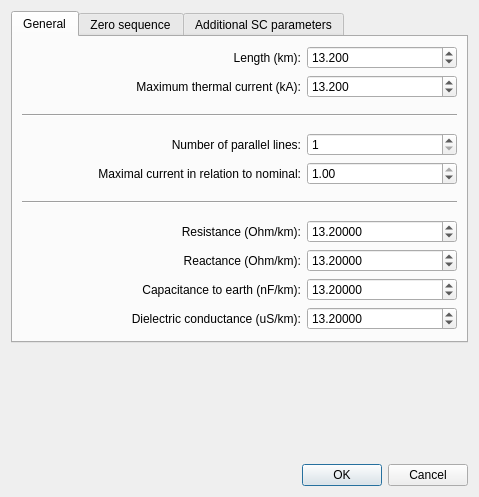
<?xml version="1.0" encoding="UTF-8"?>
<ui version="4.0">
 <class>Dialog</class>
 <widget class="QDialog" name="Dialog">
  <property name="geometry">
   <rect>
    <x>0</x>
    <y>0</y>
    <width>479</width>
    <height>497</height>
   </rect>
  </property>
  <property name="minimumSize">
   <size>
    <width>479</width>
    <height>497</height>
   </size>
  </property>
  <property name="maximumSize">
   <size>
    <width>479</width>
    <height>497</height>
   </size>
  </property>
  <property name="windowTitle">
   <string>Dialog</string>
  </property>
  <layout class="QVBoxLayout" name="verticalLayout">
   <item>
    <widget class="QTabWidget" name="tabWidget">
     <property name="currentIndex">
      <number>0</number>
     </property>
     <widget class="QWidget" name="tab">
      <attribute name="title">
       <string>General</string>
      </attribute>
      <layout class="QVBoxLayout" name="verticalLayout_3">
       <item>
        <layout class="QHBoxLayout" name="horizontalLayout">
         <item>
          <spacer name="horizontalSpacer">
           <property name="orientation">
            <enum>Qt::Horizontal</enum>
           </property>
           <property name="sizeHint" stdset="0">
            <size>
             <width>40</width>
             <height>20</height>
            </size>
           </property>
          </spacer>
         </item>
         <item>
          <widget class="QLabel" name="label">
           <property name="text">
            <string>Length (km):</string>
           </property>
           <property name="alignment">
            <set>Qt::AlignRight|Qt::AlignTrailing|Qt::AlignVCenter</set>
           </property>
          </widget>
         </item>
         <item>
          <widget class="QDoubleSpinBox" name="length_km">
           <property name="minimumSize">
            <size>
             <width>150</width>
             <height>0</height>
            </size>
           </property>
           <property name="decimals">
            <number>3</number>
           </property>
           <property name="minimum">
            <double>0.001000000000000</double>
           </property>
           <property name="maximum">
            <double>5000.000000000000000</double>
           </property>
           <property name="singleStep">
            <double>1.000000000000000</double>
           </property>
           <property name="value">
            <double>13.199999999999999</double>
           </property>
          </widget>
         </item>
        </layout>
       </item>
       <item>
        <layout class="QHBoxLayout" name="horizontalLayout_4">
         <item>
          <spacer name="horizontalSpacer_2">
           <property name="orientation">
            <enum>Qt::Horizontal</enum>
           </property>
           <property name="sizeHint" stdset="0">
            <size>
             <width>40</width>
             <height>20</height>
            </size>
           </property>
          </spacer>
         </item>
         <item>
          <widget class="QLabel" name="label_4">
           <property name="text">
            <string>Maximum thermal current (kA):</string>
           </property>
           <property name="alignment">
            <set>Qt::AlignRight|Qt::AlignTrailing|Qt::AlignVCenter</set>
           </property>
          </widget>
         </item>
         <item>
          <widget class="QDoubleSpinBox" name="max_i_ka">
           <property name="minimumSize">
            <size>
             <width>150</width>
             <height>0</height>
            </size>
           </property>
           <property name="decimals">
            <number>3</number>
           </property>
           <property name="minimum">
            <double>0.000000000000000</double>
           </property>
           <property name="maximum">
            <double>5000.000000000000000</double>
           </property>
           <property name="singleStep">
            <double>0.010000000000000</double>
           </property>
           <property name="value">
            <double>13.199999999999999</double>
           </property>
          </widget>
         </item>
        </layout>
       </item>
       <item>
        <spacer name="verticalSpacer_3">
         <property name="orientation">
          <enum>Qt::Vertical</enum>
         </property>
         <property name="sizeType">
          <enum>QSizePolicy::Fixed</enum>
         </property>
         <property name="sizeHint" stdset="0">
          <size>
           <width>20</width>
           <height>10</height>
          </size>
         </property>
        </spacer>
       </item>
       <item>
        <widget class="Line" name="line">
         <property name="orientation">
          <enum>Qt::Horizontal</enum>
         </property>
        </widget>
       </item>
       <item>
        <spacer name="verticalSpacer_4">
         <property name="orientation">
          <enum>Qt::Vertical</enum>
         </property>
         <property name="sizeType">
          <enum>QSizePolicy::Fixed</enum>
         </property>
         <property name="sizeHint" stdset="0">
          <size>
           <width>20</width>
           <height>10</height>
          </size>
         </property>
        </spacer>
       </item>
       <item>
        <layout class="QHBoxLayout" name="horizontalLayout_26">
         <item>
          <spacer name="horizontalSpacer_3">
           <property name="orientation">
            <enum>Qt::Horizontal</enum>
           </property>
           <property name="sizeHint" stdset="0">
            <size>
             <width>40</width>
             <height>20</height>
            </size>
           </property>
          </spacer>
         </item>
         <item>
          <widget class="QLabel" name="label_25">
           <property name="text">
            <string>Number of parallel lines:</string>
           </property>
           <property name="alignment">
            <set>Qt::AlignRight|Qt::AlignTrailing|Qt::AlignVCenter</set>
           </property>
          </widget>
         </item>
         <item>
          <widget class="QDoubleSpinBox" name="parallel">
           <property name="minimumSize">
            <size>
             <width>150</width>
             <height>0</height>
            </size>
           </property>
           <property name="decimals">
            <number>0</number>
           </property>
           <property name="minimum">
            <double>1.000000000000000</double>
           </property>
           <property name="maximum">
            <double>10.000000000000000</double>
           </property>
           <property name="singleStep">
            <double>1.000000000000000</double>
           </property>
           <property name="value">
            <double>1.000000000000000</double>
           </property>
          </widget>
         </item>
        </layout>
       </item>
       <item>
        <layout class="QHBoxLayout" name="horizontalLayout_27">
         <item>
          <spacer name="horizontalSpacer_4">
           <property name="orientation">
            <enum>Qt::Horizontal</enum>
           </property>
           <property name="sizeHint" stdset="0">
            <size>
             <width>40</width>
             <height>20</height>
            </size>
           </property>
          </spacer>
         </item>
         <item>
          <widget class="QLabel" name="label_26">
           <property name="text">
            <string>Maximal current in relation to nominal:</string>
           </property>
           <property name="alignment">
            <set>Qt::AlignRight|Qt::AlignTrailing|Qt::AlignVCenter</set>
           </property>
          </widget>
         </item>
         <item>
          <widget class="QDoubleSpinBox" name="df">
           <property name="minimumSize">
            <size>
             <width>150</width>
             <height>0</height>
            </size>
           </property>
           <property name="decimals">
            <number>2</number>
           </property>
           <property name="minimum">
            <double>0.010000000000000</double>
           </property>
           <property name="maximum">
            <double>1.000000000000000</double>
           </property>
           <property name="singleStep">
            <double>0.010000000000000</double>
           </property>
           <property name="value">
            <double>1.000000000000000</double>
           </property>
          </widget>
         </item>
        </layout>
       </item>
       <item>
        <spacer name="verticalSpacer_5">
         <property name="orientation">
          <enum>Qt::Vertical</enum>
         </property>
         <property name="sizeType">
          <enum>QSizePolicy::Fixed</enum>
         </property>
         <property name="sizeHint" stdset="0">
          <size>
           <width>20</width>
           <height>10</height>
          </size>
         </property>
        </spacer>
       </item>
       <item>
        <widget class="Line" name="line_2">
         <property name="orientation">
          <enum>Qt::Horizontal</enum>
         </property>
        </widget>
       </item>
       <item>
        <spacer name="verticalSpacer_6">
         <property name="orientation">
          <enum>Qt::Vertical</enum>
         </property>
         <property name="sizeType">
          <enum>QSizePolicy::Fixed</enum>
         </property>
         <property name="sizeHint" stdset="0">
          <size>
           <width>20</width>
           <height>10</height>
          </size>
         </property>
        </spacer>
       </item>
       <item>
        <layout class="QHBoxLayout" name="horizontalLayout_5">
         <item>
          <spacer name="horizontalSpacer_5">
           <property name="orientation">
            <enum>Qt::Horizontal</enum>
           </property>
           <property name="sizeHint" stdset="0">
            <size>
             <width>40</width>
             <height>20</height>
            </size>
           </property>
          </spacer>
         </item>
         <item>
          <widget class="QLabel" name="label_5">
           <property name="text">
            <string>Resistance (Ohm/km):</string>
           </property>
           <property name="alignment">
            <set>Qt::AlignRight|Qt::AlignTrailing|Qt::AlignVCenter</set>
           </property>
          </widget>
         </item>
         <item>
          <widget class="QDoubleSpinBox" name="r_ohm_per_km">
           <property name="minimumSize">
            <size>
             <width>150</width>
             <height>0</height>
            </size>
           </property>
           <property name="decimals">
            <number>5</number>
           </property>
           <property name="minimum">
            <double>0.000000000000000</double>
           </property>
           <property name="maximum">
            <double>10000.000000000000000</double>
           </property>
           <property name="singleStep">
            <double>0.000100000000000</double>
           </property>
           <property name="value">
            <double>13.199999999999999</double>
           </property>
          </widget>
         </item>
        </layout>
       </item>
       <item>
        <layout class="QHBoxLayout" name="horizontalLayout_6">
         <item>
          <spacer name="horizontalSpacer_6">
           <property name="orientation">
            <enum>Qt::Horizontal</enum>
           </property>
           <property name="sizeHint" stdset="0">
            <size>
             <width>40</width>
             <height>20</height>
            </size>
           </property>
          </spacer>
         </item>
         <item>
          <widget class="QLabel" name="label_6">
           <property name="text">
            <string>Reactance (Ohm/km):</string>
           </property>
           <property name="alignment">
            <set>Qt::AlignRight|Qt::AlignTrailing|Qt::AlignVCenter</set>
           </property>
          </widget>
         </item>
         <item>
          <widget class="QDoubleSpinBox" name="x_ohm_per_km">
           <property name="minimumSize">
            <size>
             <width>150</width>
             <height>0</height>
            </size>
           </property>
           <property name="decimals">
            <number>5</number>
           </property>
           <property name="minimum">
            <double>-500.000000000000000</double>
           </property>
           <property name="maximum">
            <double>10000.000000000000000</double>
           </property>
           <property name="singleStep">
            <double>0.000100000000000</double>
           </property>
           <property name="value">
            <double>13.199999999999999</double>
           </property>
          </widget>
         </item>
        </layout>
       </item>
       <item>
        <layout class="QHBoxLayout" name="horizontalLayout_7">
         <item>
          <spacer name="horizontalSpacer_7">
           <property name="orientation">
            <enum>Qt::Horizontal</enum>
           </property>
           <property name="sizeHint" stdset="0">
            <size>
             <width>40</width>
             <height>20</height>
            </size>
           </property>
          </spacer>
         </item>
         <item>
          <widget class="QLabel" name="label_7">
           <property name="text">
            <string>Capacitance to earth (nF/km):</string>
           </property>
           <property name="alignment">
            <set>Qt::AlignRight|Qt::AlignTrailing|Qt::AlignVCenter</set>
           </property>
          </widget>
         </item>
         <item>
          <widget class="QDoubleSpinBox" name="c_nf_per_km">
           <property name="minimumSize">
            <size>
             <width>150</width>
             <height>0</height>
            </size>
           </property>
           <property name="decimals">
            <number>5</number>
           </property>
           <property name="minimum">
            <double>0.000000000000000</double>
           </property>
           <property name="maximum">
            <double>10000.000000000000000</double>
           </property>
           <property name="singleStep">
            <double>0.000100000000000</double>
           </property>
           <property name="value">
            <double>13.199999999999999</double>
           </property>
          </widget>
         </item>
        </layout>
       </item>
       <item>
        <layout class="QHBoxLayout" name="horizontalLayout_8">
         <item>
          <spacer name="horizontalSpacer_8">
           <property name="orientation">
            <enum>Qt::Horizontal</enum>
           </property>
           <property name="sizeHint" stdset="0">
            <size>
             <width>40</width>
             <height>20</height>
            </size>
           </property>
          </spacer>
         </item>
         <item>
          <widget class="QLabel" name="label_8">
           <property name="text">
            <string>Dielectric conductance (uS/km):</string>
           </property>
           <property name="alignment">
            <set>Qt::AlignRight|Qt::AlignTrailing|Qt::AlignVCenter</set>
           </property>
          </widget>
         </item>
         <item>
          <widget class="QDoubleSpinBox" name="g_us_per_km">
           <property name="minimumSize">
            <size>
             <width>150</width>
             <height>0</height>
            </size>
           </property>
           <property name="decimals">
            <number>5</number>
           </property>
           <property name="minimum">
            <double>0.000000000000000</double>
           </property>
           <property name="maximum">
            <double>10000.000000000000000</double>
           </property>
           <property name="singleStep">
            <double>0.000100000000000</double>
           </property>
           <property name="value">
            <double>13.199999999999999</double>
           </property>
          </widget>
         </item>
        </layout>
       </item>
      </layout>
     </widget>
     <widget class="QWidget" name="tab_2">
      <attribute name="title">
       <string>Zero sequence</string>
      </attribute>
      <layout class="QVBoxLayout" name="verticalLayout_4">
       <item>
        <layout class="QHBoxLayout" name="horizontalLayout_11">
         <item>
          <spacer name="horizontalSpacer_9">
           <property name="orientation">
            <enum>Qt::Horizontal</enum>
           </property>
           <property name="sizeHint" stdset="0">
            <size>
             <width>40</width>
             <height>20</height>
            </size>
           </property>
          </spacer>
         </item>
         <item>
          <widget class="QLabel" name="label_11">
           <property name="text">
            <string>Resistance (Ohm/km):</string>
           </property>
           <property name="alignment">
            <set>Qt::AlignRight|Qt::AlignTrailing|Qt::AlignVCenter</set>
           </property>
          </widget>
         </item>
         <item>
          <widget class="QDoubleSpinBox" name="r0_ohm_per_km">
           <property name="minimumSize">
            <size>
             <width>150</width>
             <height>0</height>
            </size>
           </property>
           <property name="decimals">
            <number>5</number>
           </property>
           <property name="minimum">
            <double>0.000000000000000</double>
           </property>
           <property name="maximum">
            <double>500.000000000000000</double>
           </property>
           <property name="singleStep">
            <double>0.000100000000000</double>
           </property>
           <property name="value">
            <double>13.199999999999999</double>
           </property>
          </widget>
         </item>
        </layout>
       </item>
       <item>
        <layout class="QHBoxLayout" name="horizontalLayout_9">
         <item>
          <spacer name="horizontalSpacer_10">
           <property name="orientation">
            <enum>Qt::Horizontal</enum>
           </property>
           <property name="sizeHint" stdset="0">
            <size>
             <width>40</width>
             <height>20</height>
            </size>
           </property>
          </spacer>
         </item>
         <item>
          <widget class="QLabel" name="label_9">
           <property name="text">
            <string>Reactance (Ohm/km):</string>
           </property>
           <property name="alignment">
            <set>Qt::AlignRight|Qt::AlignTrailing|Qt::AlignVCenter</set>
           </property>
          </widget>
         </item>
         <item>
          <widget class="QDoubleSpinBox" name="x0_ohm_per_km">
           <property name="minimumSize">
            <size>
             <width>150</width>
             <height>0</height>
            </size>
           </property>
           <property name="decimals">
            <number>5</number>
           </property>
           <property name="minimum">
            <double>-500.000000000000000</double>
           </property>
           <property name="maximum">
            <double>500.000000000000000</double>
           </property>
           <property name="singleStep">
            <double>0.000100000000000</double>
           </property>
           <property name="value">
            <double>13.199999999999999</double>
           </property>
          </widget>
         </item>
        </layout>
       </item>
       <item>
        <layout class="QHBoxLayout" name="horizontalLayout_12">
         <item>
          <spacer name="horizontalSpacer_11">
           <property name="orientation">
            <enum>Qt::Horizontal</enum>
           </property>
           <property name="sizeHint" stdset="0">
            <size>
             <width>40</width>
             <height>20</height>
            </size>
           </property>
          </spacer>
         </item>
         <item>
          <widget class="QLabel" name="label_12">
           <property name="text">
            <string>Capacitance to earth (nF/km):</string>
           </property>
           <property name="alignment">
            <set>Qt::AlignRight|Qt::AlignTrailing|Qt::AlignVCenter</set>
           </property>
          </widget>
         </item>
         <item>
          <widget class="QDoubleSpinBox" name="c0_nf_per_km">
           <property name="minimumSize">
            <size>
             <width>150</width>
             <height>0</height>
            </size>
           </property>
           <property name="decimals">
            <number>5</number>
           </property>
           <property name="minimum">
            <double>0.000000000000000</double>
           </property>
           <property name="maximum">
            <double>500.000000000000000</double>
           </property>
           <property name="singleStep">
            <double>0.000100000000000</double>
           </property>
           <property name="value">
            <double>13.199999999999999</double>
           </property>
          </widget>
         </item>
        </layout>
       </item>
       <item>
        <layout class="QHBoxLayout" name="horizontalLayout_10">
         <item>
          <spacer name="horizontalSpacer_12">
           <property name="orientation">
            <enum>Qt::Horizontal</enum>
           </property>
           <property name="sizeHint" stdset="0">
            <size>
             <width>40</width>
             <height>20</height>
            </size>
           </property>
          </spacer>
         </item>
         <item>
          <widget class="QLabel" name="label_10">
           <property name="text">
            <string>Dielectric conductance (uS/km):</string>
           </property>
           <property name="alignment">
            <set>Qt::AlignRight|Qt::AlignTrailing|Qt::AlignVCenter</set>
           </property>
          </widget>
         </item>
         <item>
          <widget class="QDoubleSpinBox" name="g0_us_per_km">
           <property name="minimumSize">
            <size>
             <width>150</width>
             <height>0</height>
            </size>
           </property>
           <property name="decimals">
            <number>5</number>
           </property>
           <property name="minimum">
            <double>0.000000000000000</double>
           </property>
           <property name="maximum">
            <double>500.000000000000000</double>
           </property>
           <property name="singleStep">
            <double>0.000100000000000</double>
           </property>
           <property name="value">
            <double>13.199999999999999</double>
           </property>
          </widget>
         </item>
        </layout>
       </item>
       <item>
        <spacer name="verticalSpacer_2">
         <property name="orientation">
          <enum>Qt::Vertical</enum>
         </property>
         <property name="sizeHint" stdset="0">
          <size>
           <width>20</width>
           <height>40</height>
          </size>
         </property>
        </spacer>
       </item>
      </layout>
     </widget>
     <widget class="QWidget" name="tab_3">
      <attribute name="title">
       <string>Additional SC parameters</string>
      </attribute>
      <layout class="QVBoxLayout" name="verticalLayout_2">
       <item>
        <layout class="QHBoxLayout" name="horizontalLayout_2">
         <item>
          <spacer name="horizontalSpacer_13">
           <property name="orientation">
            <enum>Qt::Horizontal</enum>
           </property>
           <property name="sizeHint" stdset="0">
            <size>
             <width>40</width>
             <height>20</height>
            </size>
           </property>
          </spacer>
         </item>
         <item>
          <widget class="QLabel" name="label_2">
           <property name="text">
            <string>Maximum loading percent (%):</string>
           </property>
           <property name="alignment">
            <set>Qt::AlignRight|Qt::AlignTrailing|Qt::AlignVCenter</set>
           </property>
          </widget>
         </item>
         <item>
          <widget class="QDoubleSpinBox" name="max_loading_percent">
           <property name="minimumSize">
            <size>
             <width>150</width>
             <height>0</height>
            </size>
           </property>
           <property name="minimum">
            <double>0.010000000000000</double>
           </property>
           <property name="maximum">
            <double>100.000000000000000</double>
           </property>
           <property name="singleStep">
            <double>10.000000000000000</double>
           </property>
           <property name="value">
            <double>13.199999999999999</double>
           </property>
          </widget>
         </item>
        </layout>
       </item>
       <item>
        <layout class="QHBoxLayout" name="horizontalLayout_3">
         <item>
          <spacer name="horizontalSpacer_14">
           <property name="orientation">
            <enum>Qt::Horizontal</enum>
           </property>
           <property name="sizeHint" stdset="0">
            <size>
             <width>40</width>
             <height>20</height>
            </size>
           </property>
          </spacer>
         </item>
         <item>
          <widget class="QLabel" name="label_3">
           <property name="text">
            <string>Thermal coeff. of resistance (1/°C):</string>
           </property>
           <property name="alignment">
            <set>Qt::AlignRight|Qt::AlignTrailing|Qt::AlignVCenter</set>
           </property>
          </widget>
         </item>
         <item>
          <widget class="QDoubleSpinBox" name="alpha">
           <property name="minimumSize">
            <size>
             <width>150</width>
             <height>0</height>
            </size>
           </property>
           <property name="decimals">
            <number>6</number>
           </property>
           <property name="minimum">
            <double>0.000001000000000</double>
           </property>
           <property name="maximum">
            <double>1.000000000000000</double>
           </property>
           <property name="singleStep">
            <double>0.000100000000000</double>
           </property>
           <property name="value">
            <double>1.000000000000000</double>
           </property>
          </widget>
         </item>
        </layout>
       </item>
       <item>
        <layout class="QHBoxLayout" name="horizontalLayout_13">
         <item>
          <spacer name="horizontalSpacer_15">
           <property name="orientation">
            <enum>Qt::Horizontal</enum>
           </property>
           <property name="sizeHint" stdset="0">
            <size>
             <width>40</width>
             <height>20</height>
            </size>
           </property>
          </spacer>
         </item>
         <item>
          <widget class="QLabel" name="label_13">
           <property name="text">
            <string>Starting temperature of lines (°C):</string>
           </property>
           <property name="alignment">
            <set>Qt::AlignRight|Qt::AlignTrailing|Qt::AlignVCenter</set>
           </property>
          </widget>
         </item>
         <item>
          <widget class="QDoubleSpinBox" name="temperature_degree_celsius">
           <property name="minimumSize">
            <size>
             <width>150</width>
             <height>0</height>
            </size>
           </property>
           <property name="minimum">
            <double>-30.000000000000000</double>
           </property>
           <property name="maximum">
            <double>500.000000000000000</double>
           </property>
           <property name="singleStep">
            <double>10.000000000000000</double>
           </property>
           <property name="value">
            <double>13.199999999999999</double>
           </property>
          </widget>
         </item>
        </layout>
       </item>
       <item>
        <layout class="QHBoxLayout" name="horizontalLayout_14">
         <item>
          <spacer name="horizontalSpacer_16">
           <property name="orientation">
            <enum>Qt::Horizontal</enum>
           </property>
           <property name="sizeHint" stdset="0">
            <size>
             <width>40</width>
             <height>20</height>
            </size>
           </property>
          </spacer>
         </item>
         <item>
          <widget class="QLabel" name="label_14">
           <property name="text">
            <string>Final temperature after SC (°C):</string>
           </property>
           <property name="alignment">
            <set>Qt::AlignRight|Qt::AlignTrailing|Qt::AlignVCenter</set>
           </property>
          </widget>
         </item>
         <item>
          <widget class="QDoubleSpinBox" name="endtemp_degree">
           <property name="minimumSize">
            <size>
             <width>150</width>
             <height>0</height>
            </size>
           </property>
           <property name="minimum">
            <double>0.010000000000000</double>
           </property>
           <property name="maximum">
            <double>2000.000000000000000</double>
           </property>
           <property name="singleStep">
            <double>0.001000000000000</double>
           </property>
           <property name="value">
            <double>13.199999999999999</double>
           </property>
          </widget>
         </item>
        </layout>
       </item>
       <item>
        <spacer name="verticalSpacer_7">
         <property name="orientation">
          <enum>Qt::Vertical</enum>
         </property>
         <property name="sizeHint" stdset="0">
          <size>
           <width>20</width>
           <height>40</height>
          </size>
         </property>
        </spacer>
       </item>
      </layout>
     </widget>
    </widget>
   </item>
   <item>
    <spacer name="verticalSpacer">
     <property name="orientation">
      <enum>Qt::Vertical</enum>
     </property>
     <property name="sizeHint" stdset="0">
      <size>
       <width>20</width>
       <height>40</height>
      </size>
     </property>
    </spacer>
   </item>
   <item>
    <widget class="QDialogButtonBox" name="buttonBox">
     <property name="orientation">
      <enum>Qt::Horizontal</enum>
     </property>
     <property name="standardButtons">
      <set>QDialogButtonBox::Cancel|QDialogButtonBox::Ok</set>
     </property>
    </widget>
   </item>
  </layout>
 </widget>
 <resources/>
 <connections>
  <connection>
   <sender>buttonBox</sender>
   <signal>accepted()</signal>
   <receiver>Dialog</receiver>
   <slot>accept()</slot>
   <hints>
    <hint type="sourcelabel">
     <x>248</x>
     <y>254</y>
    </hint>
    <hint type="destinationlabel">
     <x>157</x>
     <y>274</y>
    </hint>
   </hints>
  </connection>
  <connection>
   <sender>buttonBox</sender>
   <signal>rejected()</signal>
   <receiver>Dialog</receiver>
   <slot>reject()</slot>
   <hints>
    <hint type="sourcelabel">
     <x>316</x>
     <y>260</y>
    </hint>
    <hint type="destinationlabel">
     <x>286</x>
     <y>274</y>
    </hint>
   </hints>
  </connection>
 </connections>
</ui>
